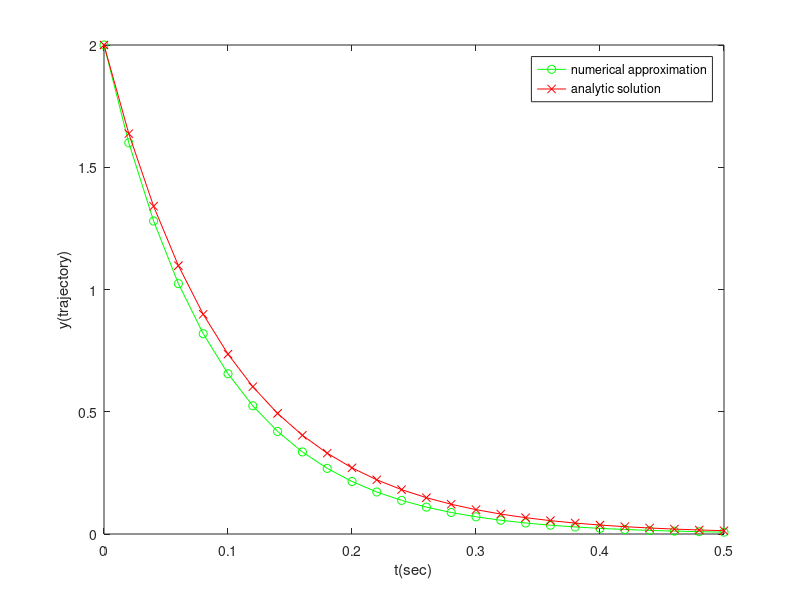

The MATLAB script that drew this image:
% page 162
% y' = ry r = -10  y(0) = 2  0<= t<=5   stepsize(delta or h) = 0.02
% we get analytic solution by pencil and paper y(t) = 2*e^(-10*t)
clear;

r = -10; delta = 0.02; y(1) = 2;
k = 0;

for time = [delta : delta : 0.5]
    k = k + 1;
    y(k + 1) = y(k) + r*y(k)*delta;
end

t = [0:delta:0.5];
y_true = 2*exp(-10*t);
plot(t,y,'g-o', t, y_true,'r-x');
xlabel('t(sec)'),ylabel('y(trajectory)');
legend('numerical approximation','analytic solution');
